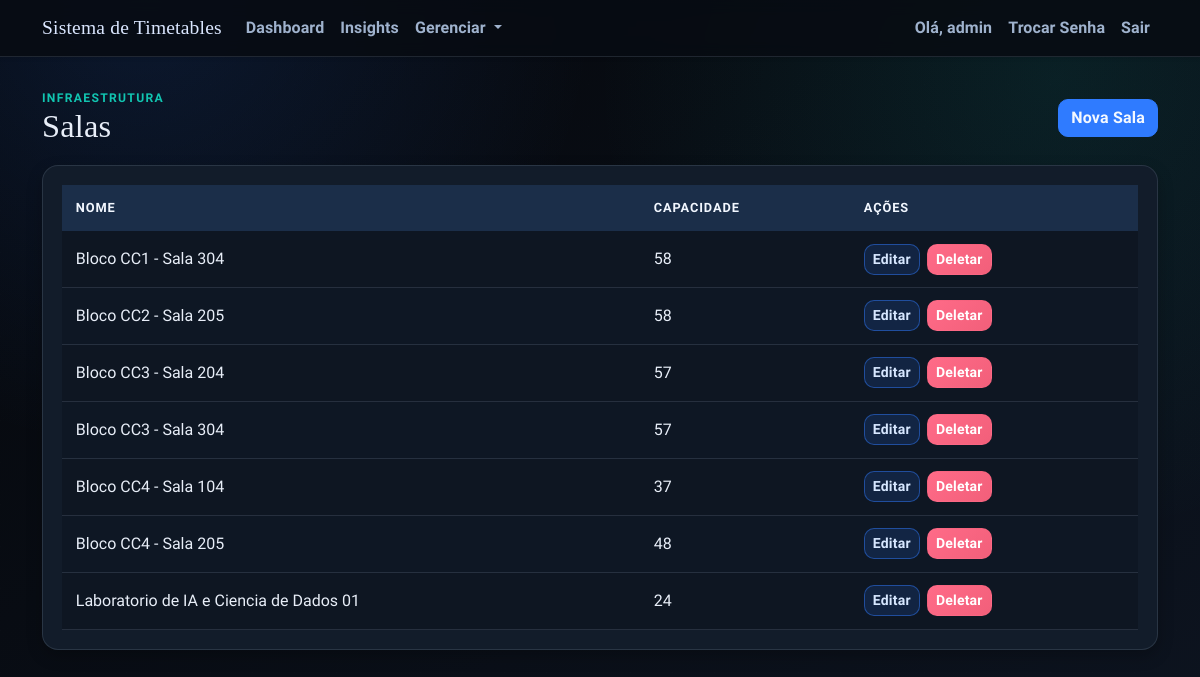
/salas (signed in), run on an earlier commit of the app's database.
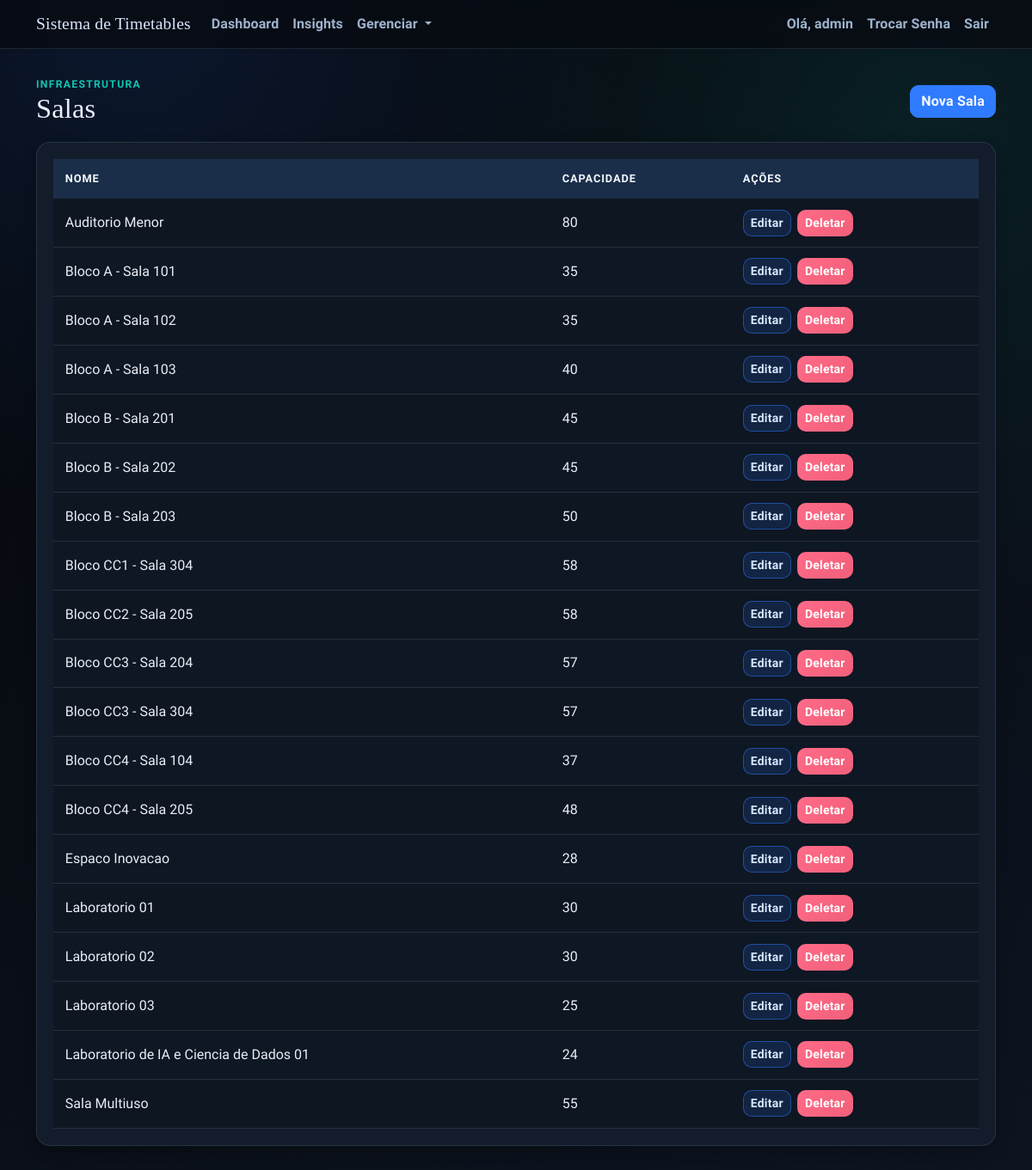
And on a later commit of the database.
### app/models.py (models this page shows, shortened)
class User(UserMixin, db.Model):
    id = db.Column(db.Integer, primary_key=True)
    username = db.Column(db.String(64), unique=True, nullable=False)
    email = db.Column(db.String(120), unique=True, nullable=False)
    password_hash = db.Column(db.String(128))
    role = db.Column(db.String(20), default='professor')  # 'admin' or 'professor'
    def is_admin(self):
        return self.role == 'admin'

class Sala(db.Model):
    id = db.Column(db.Integer, primary_key=True)
    nome = db.Column(db.String(100), nullable=False)
    capacidade = db.Column(db.Integer, nullable=False)

### app/routes/admin.py (the view)
@bp.route("/salas")
@login_required
@admin_required
def salas():
    salas = Sala.query.order_by(Sala.nome.asc()).all()
    delete_form = DeleteForm()
    return render_template("salas.html", salas=salas, delete_form=delete_form)

### app/models.py (called while the page is built)
@login_manager.user_loader
def load_user(user_id):
    return db.session.get(User, int(user_id))

### app/routes/helpers.py (called while the page is built)
def admin_required_redirect():
    if getattr(current_user, "is_authenticated", False) and current_user.is_admin():
        return None
    flash("Acesso restrito ao administrador.", "danger")
    return redirect(url_for("main.index"))

def admin_required(view_func):
    @wraps(view_func)
    def wrapper(*args, **kwargs):
        guard = admin_required_redirect()
        if guard:
            return guard
        return view_func(*args, **kwargs)
    return wrapper

### templates/salas.html (shortened to what this page needs)
{% extends "base.html" %}
{% block content %}
<section class="stagger-in">
  <div class="page-head">
    <div>
      <p class="eyebrow">Infraestrutura</p>
      <h1>Salas</h1>
    </div>
    <a href="{{ url_for('main.new_sala') }}" class="btn btn-primary">Nova Sala</a>
  </div>
  <div class="surface table-shell">
    <div class="table-responsive">
      <table class="table">
        <thead>
          <tr>
            <th>Nome</th>
            <th>Capacidade</th>
            <th>Ações</th>
          </tr>
        </thead>
        <tbody>
          {% for sala in salas %}
          <tr>
            <td>{{ sala.nome }}</td>
            <td>{{ sala.capacidade }}</td>
            <td class="actions-cell">
              <a href="{{ url_for('main.edit_sala', id=sala.id) }}" class="btn btn-sm btn-edit">Editar</a>
              <form
                method="POST"
                action="{{ url_for('main.delete_sala', id=sala.id) }}"
                class="d-inline"
                onsubmit="return confirm('Tem certeza que deseja deletar esta sala?');"
              >
                <button type="submit" class="btn btn-sm btn-danger">Deletar</button>
              </form>
            </td>
          </tr>
          {% endfor %}
        </tbody>
      </table>
    </div>
  </div>
</section>
{% endblock %}

### templates/base.html (shortened to what this page needs)
<!doctype html>
<html lang="pt-br">
  <head>
    <link
      href="https://cdn.jsdelivr.net/npm/bootstrap@5.1.3/dist/css/bootstrap.min.css"
      rel="stylesheet"
    />
    <link rel="stylesheet" href="{{ url_for('static', filename='css/styles.css') }}" />
  </head>
  <body>
    <nav class="navbar navbar-expand-lg app-nav shadow-sm">
      <div class="container">
        <a class="navbar-brand" href="{{ url_for('main.index') }}">
          Sistema de Timetables
        </a>
        {% if current_user.is_authenticated %}
        <div class="collapse navbar-collapse" id="navbarNav">
          <ul class="navbar-nav me-auto">
            {% if current_user.is_admin() %}
            <li class="nav-item">
              <a class="nav-link" href="{{ url_for('main.admin_dashboard') }}">Dashboard</a>
            </li>
            <li class="nav-item">
              <a class="nav-link" href="{{ url_for('main.admin_insights') }}">Insights</a>
            </li>
            <li class="nav-item dropdown">
              <a
                class="nav-link dropdown-toggle"
                href="#"
                id="adminDropdown"
                role="button"
                data-bs-toggle="dropdown"
                aria-expanded="false"
              >
                Gerenciar
              </a>
            </li>
            {% else %}
            <li class="nav-item">
              <a class="nav-link" href="{{ url_for('main.professor_dashboard') }}">Minhas Turmas</a>
            </li>
            {% endif %}
          </ul>
          <ul class="navbar-nav">
            <li class="nav-item">
              <span class="nav-link">Olá, {{ current_user.username }}</span>
            </li>
            <li class="nav-item">
              <a class="nav-link" href="{{ url_for('main.change_password') }}">Trocar Senha</a>
            </li>
            <li class="nav-item">
              <a class="nav-link" href="{{ url_for('main.logout') }}">Sair</a>
            </li>
          </ul>
        </div>
        {% endif %}
      </div>
    </nav>
    <main class="container app-main">
      {% block content %}{% endblock %}
    </main>
  </body>
</html>

### static/css/styles.css (style rules this page uses)
:root { --bg-1: #05070b; --bg-2: #0d1420; --surface: #121c2a; --surface-soft: #192636; --ink-1: #e8eef8; --ink-2: #9fb2cd; --line: #273954; --brand: #2f7bff; --brand-strong: #1f5fd0; --accent: #11c5b1; --accent-strong: #0d9788; --ok: #22c55e; --danger: #f25f7a; --warning: #f4b642; --radius-lg: 16px; --radius-md: 10px; --shadow-soft: 0 10px 26px rgba(0, 0, 0, 0.3); --shadow-subtle: 0 6px 16px rgba(0, 0, 0, 0.24); }
* { box-sizing: border-box; }
body { margin: 0; min-height: 100vh; font-family: "Source Sans 3", "Trebuchet MS", sans-serif; color: var(--ink-1); background: radial-gradient(circle at 12% 0%, rgba(47, 123, 255, 0.14), transparent 34%), radial-gradient(circle at 88% 10%, rgba(17, 197, 177, 0.1), transparent 36%), linear-gradient(145deg, var(--bg-1) 0%, var(--bg-2) 100%); }
body::before { content: ""; position: fixed; inset: 0; pointer-events: none; background-image: linear-gradient(rgba(255, 255, 255, 0.02) 1px, transparent 1px), linear-gradient(90deg, rgba(255, 255, 255, 0.02) 1px, transparent 1px); background-size: 42px 42px; opacity: 0.36; z-index: -1; }
h1, h2, h3, h4, h5, h6, .navbar-brand { font-family: "Bree Serif", Georgia, serif; letter-spacing: 0.2px; }
h1 { margin: 0; font-size: clamp(1.8rem, 2.7vw, 2.4rem); color: var(--ink-1); }
p, label, span, li, input, select, button { letter-spacing: 0.1px; }
.app-nav { position: relative; z-index: 1050; overflow: visible; border-bottom: 1px solid rgba(159, 178, 205, 0.16); backdrop-filter: blur(8px); background: rgba(7, 12, 19, 0.88); }
.navbar-brand { display: inline-flex; align-items: center; gap: 0; color: #dbe7ff !important; font-size: 1.22rem; }
.navbar-nav .nav-link { color: var(--ink-2) !important; font-weight: 700; border-radius: 999px; transition: background 0.2s ease, color 0.2s ease; }
.app-main { padding-top: 2rem; padding-bottom: 2.4rem; }
.page-head { display: flex; flex-wrap: wrap; align-items: center; justify-content: space-between; gap: 0.8rem; margin-bottom: 1.15rem; }
.eyebrow { margin: 0; text-transform: uppercase; font-size: 0.76rem; letter-spacing: 1.3px; color: var(--accent); font-weight: 800; }
.surface { background: var(--surface); border: 1px solid rgba(159, 178, 205, 0.16); border-radius: var(--radius-lg); box-shadow: var(--shadow-subtle); }
.form-shell, .table-shell, .section-shell { padding: 1.2rem; }
.table-shell { overflow: hidden; }
.table { margin-bottom: 0; border-collapse: separate; border-spacing: 0; }
.table thead th { background: #1b2e49; color: #f2f7ff; border: none; font-size: 0.8rem; text-transform: uppercase; letter-spacing: 0.9px; font-weight: 700; padding: 0.85rem; }
.table tbody td { border-color: rgba(159, 178, 205, 0.16); color: var(--ink-1); padding: 0.78rem 0.85rem; vertical-align: middle; background: rgba(10, 16, 25, 0.46); }
.table tbody tr:nth-child(even) td { background: rgba(13, 21, 33, 0.6); }
.btn { border-radius: 10px; font-weight: 700; letter-spacing: 0.2px; border-width: 1px; transition: background-color 0.2s ease, border-color 0.2s ease, color 0.2s ease; }
.btn-primary { color: #f3f8ff; background: var(--brand); border-color: var(--brand); }
.btn-edit { color: #d7e7ff; background: rgba(47, 123, 255, 0.15); border-color: rgba(47, 123, 255, 0.48); }
.btn-danger { background: linear-gradient(135deg, #ff6b88 0%, var(--danger) 100%); border-color: transparent; }
.actions-cell { display: flex; align-items: center; flex-wrap: wrap; gap: 0.45rem; }
.actions-cell .btn { margin: 0; }
.actions-cell form { margin: 0; }
.stagger-in { animation: riseIn 0.45s ease both; }

What changed in the data, as far as the page shows it:
added Sala: nome "Auditorio Menor", capacidade "80"
added Sala: nome "Bloco A - Sala 101", capacidade "35"
added Sala: nome "Bloco A - Sala 102", capacidade "35"
added Sala: nome "Bloco A - Sala 103", capacidade "40"
added Sala: nome "Bloco B - Sala 201", capacidade "45"
added Sala: nome "Bloco B - Sala 202", capacidade "45"
added Sala: nome "Bloco B - Sala 203", capacidade "50"
added Sala: nome "Espaco Inovacao", capacidade "28"
added Sala: nome "Laboratorio 01", capacidade "30"
added Sala: nome "Laboratorio 02", capacidade "30"
added Sala: nome "Laboratorio 03", capacidade "25"
added Sala: nome "Sala Multiuso", capacidade "55"
